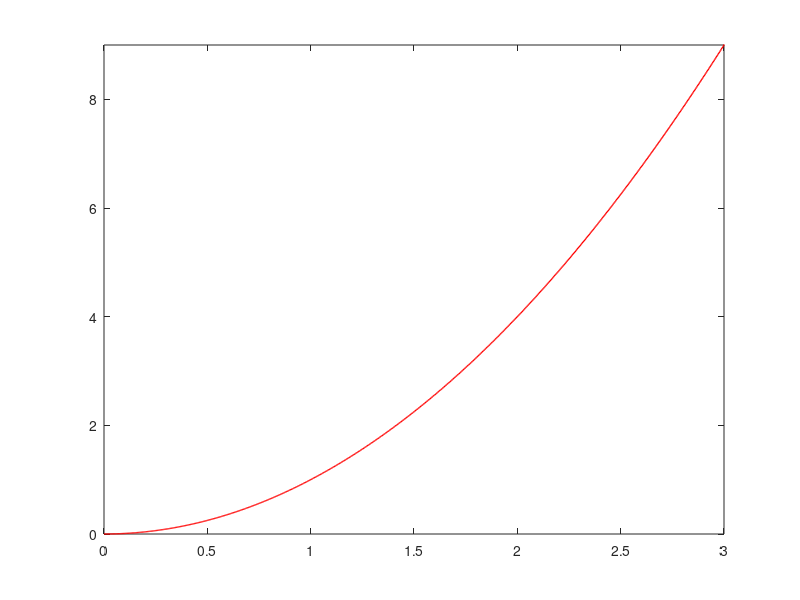

Reproduce this figure in MATLAB. (Note: this script raises an error after producing the figure.)
clear ; clc ; close all
x = linspace(0,4,1000) ; % dominio
y = x.^2 ; % parabola
plot(x,y,'LineStyle','-','Color',[1 0 0],'LineWidth',1) ; hold off
xlim([0 3]) ; % limitando a caixa de plotagem em X
ylim([0 9]) ; % limitando a caixa de plotagem em Y
ax = gca; % ativando os eixos
c = ax.Color; % ativar comando para mudar a cor de fundo da plotagem
ax.Color = 'white'; % fundo na cor branca 
ax.GridAlpha = 0.1 ; % intensidade da cor da grade 0 < alpha <= 1
grid on % ativando a grade
set(gca,'xdir','reverse','ydir','reverse')
% xticks([]) % remove os dados do eixo X
% yticks([]) % remove os dados do eixo Y
title('Eixo X e Y reversos')
print('plot2D_elaborado','-dpng')
